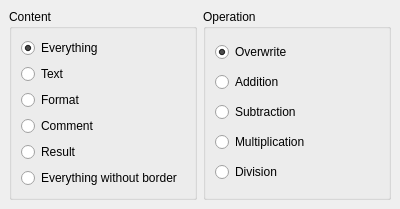
<ui version="4.0" >
 <author>Stefan Nikolaus &lt;stefan.nikolaus@kdemail.net></author>
 <comment>This file is part of the KDE project.
Copyright (C) 2006 Stefan Nikolaus &lt;stefan.nikolaus@kdemail.net>

This program is free software; you can redistribute it and/or modify
it under the terms of the GNU General Public License as published by
the Free Software Foundation; either version 2 of the License, or
(at your option) any later version.

This program is distributed in the hope that it will be useful,
but WITHOUT ANY WARRANTY; without even the implied warranty of
MERCHANTABILITY or FITNESS FOR A PARTICULAR PURPOSE.  See the
GNU General Public License for more details.

You should have received a copy of the GNU General Public License
along with this program; if not, write to the Free Software
Foundation, Inc., 51 Franklin Street, Fifth Floor, Boston, MA  02110-1301  USA
</comment>
 <exportmacro></exportmacro>
 <class>SpecialPasteWidget</class>
 <widget class="QWidget" name="SpecialPasteWidget" >
  <property name="geometry" >
   <rect>
    <x>0</x>
    <y>0</y>
    <width>400</width>
    <height>182</height>
   </rect>
  </property>
  <layout class="QHBoxLayout" >
   <property name="margin" >
    <number>9</number>
   </property>
   <property name="spacing" >
    <number>6</number>
   </property>
   <item>
    <widget class="QGroupBox" name="groupBox" >
     <property name="title" >
      <string>Content</string>
     </property>
     <layout class="QVBoxLayout" >
      <property name="margin" >
       <number>9</number>
      </property>
      <property name="spacing" >
       <number>6</number>
      </property>
      <item>
       <widget class="QRadioButton" name="everythingButton" >
        <property name="text" >
         <string>Everything</string>
        </property>
        <property name="checked" >
         <bool>true</bool>
        </property>
       </widget>
      </item>
      <item>
       <widget class="QRadioButton" name="textButton" >
        <property name="text" >
         <string>Text</string>
        </property>
       </widget>
      </item>
      <item>
       <widget class="QRadioButton" name="formatButton" >
        <property name="text" >
         <string>Format</string>
        </property>
       </widget>
      </item>
      <item>
       <widget class="QRadioButton" name="commentButton" >
        <property name="text" >
         <string>Comment</string>
        </property>
       </widget>
      </item>
      <item>
       <widget class="QRadioButton" name="resultButton" >
        <property name="text" >
         <string>Result</string>
        </property>
       </widget>
      </item>
      <item>
       <widget class="QRadioButton" name="noBorderButton" >
        <property name="text" >
         <string>Everything without border</string>
        </property>
       </widget>
      </item>
     </layout>
    </widget>
   </item>
   <item>
    <widget class="QGroupBox" name="groupBox_2" >
     <property name="title" >
      <string>Operation</string>
     </property>
     <layout class="QVBoxLayout" >
      <property name="margin" >
       <number>9</number>
      </property>
      <property name="spacing" >
       <number>6</number>
      </property>
      <item>
       <widget class="QRadioButton" name="overwriteButton" >
        <property name="text" >
         <string>Overwrite</string>
        </property>
        <property name="checked" >
         <bool>true</bool>
        </property>
       </widget>
      </item>
      <item>
       <widget class="QRadioButton" name="additionButton" >
        <property name="text" >
         <string>Addition</string>
        </property>
       </widget>
      </item>
      <item>
       <widget class="QRadioButton" name="substractionButton" >
        <property name="text" >
         <string>Subtraction</string>
        </property>
       </widget>
      </item>
      <item>
       <widget class="QRadioButton" name="multiplicationButton" >
        <property name="text" >
         <string>Multiplication</string>
        </property>
       </widget>
      </item>
      <item>
       <widget class="QRadioButton" name="divisionButton" >
        <property name="text" >
         <string>Division</string>
        </property>
       </widget>
      </item>
     </layout>
    </widget>
   </item>
  </layout>
 </widget>
 <layoutfunction spacing="KDialog::spacingHint" margin="KDialog::marginHint" />
 <pixmapfunction></pixmapfunction>
 <includes>
 </includes>
 <resources/>
 <connections/>
</ui>
